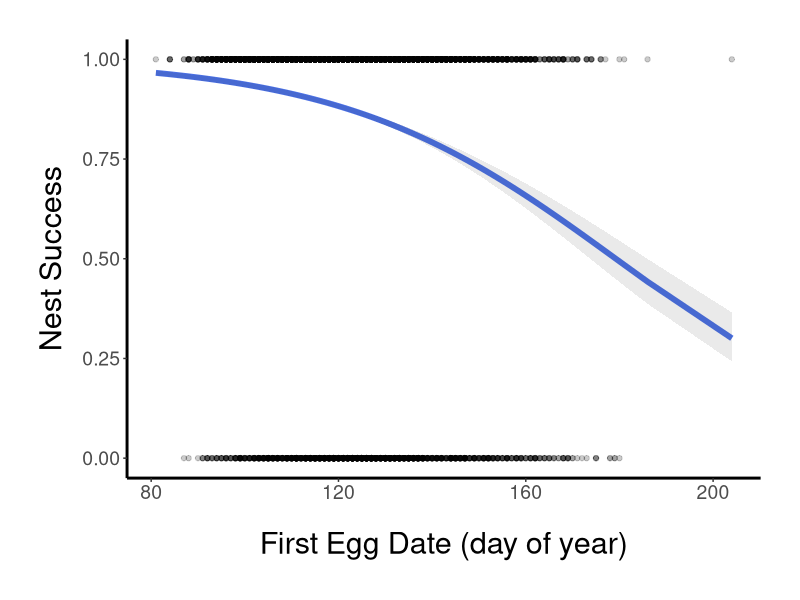
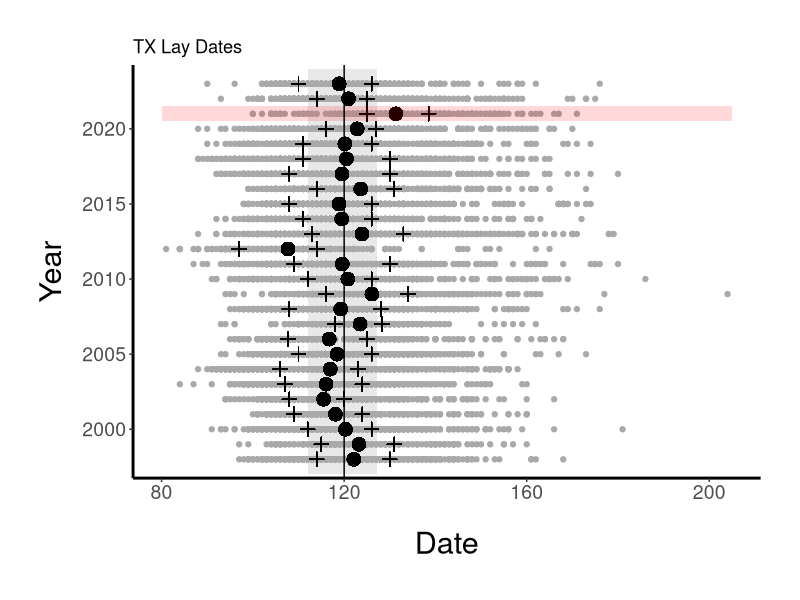

The R source for these figures, in order: (Note: this script raises an error after producing the figures.)
#PMCA Nest data

install.packages(c("dplyr","lubridate","broom","ggplot2")) #if not already installed

library(dplyr)
library(lubridate)
library(broom)
library(ggplot2)

nests<-read.csv("PMW_Nestdata.csv")
nests$laydate<-yday(as.Date(nests$X1st.egg, format="%m/%d/%y"))
nests$Cust.. <- as.factor(nests$Cust..)

#Add fledge success
nests$Success <- 0
nests$Success[nests$Fledge > 0] <- 1
nests$Success<-as.factor(nests$Success)

#Add egg success for life table analysis
nests$egg_success<- nests$Fledge/nests$Eggs

###########################################
#TX nests
TX_nests <- nests %>% filter(State=="TX")

TX_nests %>% count(Year)

TX_nests <- TX_nests[TX_nests$Year>1997,]

#sample sizes:
nrow(TX_nests)
length(which(TX_nests$laydate<80))
length(which(TX_nests$laydate>212))
TX_nests$laydate[TX_nests$laydate<80 | TX_nests$laydate > 212] <- NA
nrow(TX_nests[!is.na(TX_nests$laydate),])
nrow(TX_nests[TX_nests$Male!="",])

#nest success ~ laydate
mod<-glm(Success~laydate, TX_nests, family="binomial")
summary(mod)


plot_df <- augment(mod, type.predict = "response")
plot_df$Success <- as.integer(as.character(plot_df$Success))

fam <- family(mod)
fam
str(fam)

ilink <- fam$linkinv
ilink

TX_nests <- bind_cols(TX_nests, setNames(as_tibble(predict(mod, TX_nests, se.fit = TRUE)[1:2]), c('fit_link','se_link')))

TX_nests <- mutate(TX_nests, fit_resp = ilink(fit_link), right_upr = ilink(fit_link + (2*se_link)), right_lwr = ilink(fit_link - (2*se_link)))

#Plot Figure 4b
a<-ggplot(plot_df, aes(x = laydate)) +
  geom_line(aes(y = .fitted), color = "#4A6FE3", lwd=2) +
  labs(x = "First Egg Date (day of year)", y = "Nest Success") +
  geom_point(aes(y = Success), alpha = 0.2) +
  theme(legend.position="none",
  	panel.background=element_rect(fill="white"), 
  	plot.margin=unit(c(1,1,1,1),"cm"), 
  	axis.title.y=element_text(size = 22, margin=margin(0,10,0,0)), 
  	axis.title.x=element_text(size = 22, margin=margin(20,0,0,0)),
  	axis.text.x = element_text(size = 14), 
  	axis.text.y = element_text(size = 14),
  	axis.line=element_line(size=1))

a + geom_ribbon(data = TX_nests,
                  aes(ymin = right_lwr, ymax = right_upr),
                  alpha = 0.1)



#getting mean, q1, q3 laydate
meanls <- list()
q1ls <- list()
q3ls <- list()
for (a in unique(TX_nests$Year)) {
  datels <- list()
  for (i in 1:nrow(TX_nests)) {
    year <- TX_nests$Year[i]
    if (year == a) {
      datels <- c(datels, TX_nests$laydate[i])
    }
  }
  mean <- mean(as.numeric(unlist(datels)), na.rm=TRUE)
  meanls <- c(meanls, mean)
  q1 <- quantile(as.numeric(unlist(datels)), probs = c(0.25, 0.5, 0.75), na.rm = TRUE)[1]
  q1ls <- c(q1ls, q1)
  q3 <- quantile(as.numeric(unlist(datels)), probs = c(0.25, 0.5, 0.75), na.rm = TRUE)[3]
  q3ls <- c(q3ls, q3)
}

#adding means to TX_nests
dfmeanls <- list()
for(a in 1:length(meanls)){
  yr = unique(TX_nests$Year)[a]
  for(i in 1:nrow(TX_nests)){
    if(TX_nests$Year[i] == yr){
      dfmeanls[[i]] <- meanls[[a]]
    }
  }
}
TX_nests$Mean <- unlist(dfmeanls)
#adding q1 to TX_nests
dfq1ls <- list()
for(a in 1:length(q1ls)){
    yr = unique(TX_nests$Year)[a]
	for(i in 1:nrow(TX_nests)){
    if(TX_nests$Year[i] == yr){
      dfq1ls[[i]] <- q1ls[[a]]
    }
  }
}
TX_nests$Q1 <- unlist(dfq1ls)
#adding q3 to TX_nests
dfq3ls <- list()
for(a in 1:length(q3ls)){
    yr = unique(TX_nests$Year)[a]
	for(i in 1:nrow(TX_nests)){
    if(TX_nests$Year[i] == yr){
      dfq3ls[[i]] <- q3ls[[a]]
    }
  }
}
TX_nests$Q3 <- unlist(dfq3ls)


#calculate mean laydate for 1998-2020
meantx<-mean(unlist(meanls)[1:23])
sdtx<-sd(unlist(meanls)[1:23])

q1tx<-mean(unlist(q1ls)[1:23])
q1tx_sd<-sd(unlist(q1ls)[1:23])
q3tx<-mean(unlist(q3ls)[1:23])
q3tx_sd<-sd(unlist(q3ls)[1:23])

#difference in days between laydate in 2021 and long-term mean
meanls[[24]] - meantx

TX_success<-data.frame(TX_nests %>% group_by(Year) %>% count(Success))
TX_success_year<-data.frame(TX_success %>% group_by(Year) %>% summarize(sum(n)))
TX_nest_success<-data.frame(year = TX_success_year$Year, prop_fledge=TX_success$n[TX_success$Success==1]/TX_success_year$sum.n)
TX_nest_success
mean(TX_nest_success$prop_fledge[1:23])
sd(TX_nest_success$prop_fledge[1:23])


#plot the data vertically
ggplot(TX_nests, aes(y = Year, x = laydate)) +
  geom_rect(xmin = meantx-(2*sdtx), xmax = meantx+(2*sdtx), ymin = 1997, ymax = 2024, fill = "gray 91") + 
  geom_point(col="dark gray") + 
  geom_point(aes(y=Year, x = Mean), color = "black", size = 4)+
  geom_point(aes(y=Year, x = Q1), color = "black", size = 3, shape=3)+
  geom_point(aes(y=Year, x = Q3), color = "black", size = 3, shape=3)+
  annotate("rect", xmin=80, xmax=205, ymin=2020.5, ymax=2021.5, alpha=0.15, fill="red") +   
  geom_vline(xintercept=round(meantx), col="black")+ 
  ylim(1998,2023)+
  xlim(80,205) +
  labs(y = "Year", x = "Date") +
  ggtitle("TX Lay Dates") +
    theme(legend.position="none",
  	panel.background=element_rect(fill="white"), 
  	plot.margin=unit(c(1,1,1,1),"cm"), 
  	axis.title.y=element_text(size = 22, margin=margin(0,10,0,0)), 
  	axis.title.x=element_text(size = 22, margin=margin(20,0,0,0)),
  	axis.text.x = element_text(size = 14), 
  	axis.text.y = element_text(size = 14),
  	axis.line=element_line(size=1))


#nest success ~ male age class using nests w/ males of known age
summary(glm(Success~Male, TX_nests[TX_nests$Male!="",], family="binomial"))


#egg success for life table
TX_eggsuccess<-data.frame(TX_nests %>% group_by(Year) %>% summarize(mean(egg_success, na.rm=TRUE))) 
names(TX_eggsuccess)=c("Year", "Egg_success")
mean(TX_eggsuccess$Egg_success)


#ratios of adults:subadults
TX_nests_age<-TX_nests %>% count(Year, Male) 
TX_nests_age<-TX_nests_age[TX_nests_age$Male!="",] #remove males of unknown age
TX_nests_year<-data.frame(TX_nests_age %>% group_by(Year) %>% summarize(sum(n)))

TX_nests_subadults <- data.frame(year = TX_nests_year$Year, prop_adult=TX_nests_age$n[TX_nests_age$Male=="SY"]/TX_nests_year$sum.n)

range(TX_nests_subadults$prop_adult) 
mean(TX_nests_subadults$prop_adult[1:23]) #mean subadult males as proportion of total from 1998-2020
sd(TX_nests_subadults$prop_adult[1:23])


#laydate differences among subadults and adults
t.test(laydate~Male, TX_nests[TX_nests$Male!="",])


#Comparing 2021 and 2022 age ratios
TX_nests_2122 <- TX_nests %>% filter(Year==2021 | Year==2022)
TX_nests_2122 <- TX_nests_2122 %>% filter(Male!="")

#customers with data from 2021 and 2022 only
x<-data.frame(TX_nests_2122[TX_nests_2122$Year == 2021 | TX_nests_2122$Year==2022,] %>% group_by(Cust.., Year) %>% count(as.factor(Cust..)))
x$Cust..[duplicated(x$Cust..)]

TX_nests_2122_dups <- NA
for (i in x$Cust..[duplicated(x$Cust..)]){
	print(i)
	TX_nests_2122_dups <- rbind(TX_nests_2122_dups, TX_nests_2122[TX_nests_2122$Cust..==i,])
}
TX_nests_2122_dups <- TX_nests_2122_dups[-1,]

y<-data.frame(TX_nests_2122_dups %>% group_by(Cust..,Year) %>% count(Male))

TX_nests_2122_dups_num <- data.frame(y %>% group_by(Cust.., Year) %>% summarize(sum(n)))

TX_nests_2122_adults <- data.frame(year = TX_nests_2122_dups_num$Year, prop_adult=y$n[y$Male=="ASY"]/TX_nests_2122_dups_num$sum.n)

t.test(prop_adult~year, TX_nests_2122_adults, paired=TRUE) #change from 2021 to 2022 in proportion of adult breeders


####################################

#LA nests
LA_nests <- nests %>% filter(State=="LA")

LA_nests %>% count(Year)

LA_nests <- LA_nests[LA_nests$Year>1997,]
LA_nests <- LA_nests[LA_nests$Year!=2005 & LA_nests$Year!=2007,]

#sample sizes:
nrow(LA_nests)
length(which(LA_nests$laydate<80))
length(which(LA_nests$laydate>212))
LA_nests$laydate[LA_nests$laydate<80 | LA_nests$laydate > 212] <- NA
nrow(LA_nests[!is.na(LA_nests$laydate),])
nrow(LA_nests[LA_nests$Male!="",])

#nest success ~ laydate
m<-glm(Success~laydate, LA_nests, family="binomial")
summary(m)


#getting mean, q1, q3 laydate
meanls <- list()
q1ls <- list()
q3ls <- list()
for (a in unique(LA_nests$Year)) { #no 2008 or 2012
  datels <- list()
  for (i in 1:nrow(LA_nests)) {
    year <- LA_nests$Year[i]
    if (year == a) {
      datels <- c(datels, LA_nests$laydate[i])
    }
  }
  mean <- mean(as.numeric(unlist(datels)), na.rm=TRUE)
  meanls <- c(meanls, mean)
  q1 <- quantile(as.numeric(unlist(datels)), probs = c(0.25, 0.5, 0.75), na.rm = TRUE)[1]
  q1ls <- c(q1ls, q1)
  q3 <- quantile(as.numeric(unlist(datels)), probs = c(0.25, 0.5, 0.75), na.rm = TRUE)[3]
  q3ls <- c(q3ls, q3)
}

#adding means to LA_nests
dfmeanls <- list()
for(a in 1:length(meanls)){
  yr = unique(LA_nests$Year)[a]
  for(i in 1:nrow(LA_nests)){
    if(LA_nests$Year[i] == yr){
      dfmeanls[[i]] <- meanls[[a]]
    }
  }
}
LA_nests$Mean <- unlist(dfmeanls)
#adding q1 to LA_nests
dfq1ls <- list()
for(a in 1:length(q1ls)){
    yr = unique(LA_nests$Year)[a]
	for(i in 1:nrow(LA_nests)){
    if(LA_nests$Year[i] == yr){
      dfq1ls[[i]] <- q1ls[[a]]
    }
  }
}
LA_nests$Q1 <- unlist(dfq1ls)
#adding q3 to LA_nests
dfq3ls <- list()
for(a in 1:length(q3ls)){
    yr = unique(LA_nests$Year)[a]
	for(i in 1:nrow(LA_nests)){
    if(LA_nests$Year[i] == yr){
      dfq3ls[[i]] <- q3ls[[a]]
    }
  }
}
LA_nests$Q3 <- unlist(dfq3ls)


#calculate mean day of year for 1998-2020 without 2005, 2007, 2008, or 2012
meanLA<-mean(unlist(meanls)[1:19])
sdLA<-sd(unlist(meanls)[1:19])

q1LA<-mean(unlist(q1ls)[1:19])
q1LA_sd<-sd(unlist(q1ls)[1:19])
q3LA<-mean(unlist(q3ls)[1:19])
q3LA_sd<-sd(unlist(q3ls)[1:19])

#difference in days between laydate in 2021 and long-term mean
meanls[[20]] - meanLA


LA_success<-data.frame(LA_nests %>% group_by(Year) %>% count(Success))
LA_success_year<-data.frame(LA_success %>% group_by(Year) %>% summarize(sum(n)))
LA_nest_success<-data.frame(year = LA_success_year$Year, prop_fledge=LA_success$n[LA_success$Success==1]/LA_success_year$sum.n)
mean(LA_nest_success$prop_fledge[1:19])
sd(LA_nest_success$prop_fledge[1:19])
range(LA_nest_success$prop_fledge[1:19])
LA_nest_success$prop_fledge[20] #nest success in 2021

#plot the data vertically
ggplot(LA_nests, aes(y = Year, x = laydate)) +
  geom_rect(xmin = meanLA-(2*sdLA), xmax = meanLA+(2*sdLA), ymin = 1997, ymax = 2024, fill = "gray 91") + 
  geom_point(col="dark gray") + 
  geom_point(aes(y=Year, x = Mean), color = "black", size = 3)+
  geom_point(aes(y=Year, x = Q1), color = "black", size = 2, shape=3)+
  geom_point(aes(y=Year, x = Q3), color = "black", size = 2, shape=3)+
  geom_point(aes(y=2021, x = meanls[[20]]), color = "red", size = 3)+
  geom_point(aes(y=2021, x = q1ls[[20]]), color = "red", size = 2, shape=3)+
  geom_point(aes(y=2021, x = q3ls[[20]]), color = "red", size = 2, shape=3)+
  geom_vline(xintercept=meanLA, col="black")+ 
  ylim(1997,2024)+
  labs(y = "Year", x = "Date") +
  ggtitle("LA Lay Dates") +
    theme(legend.position="none",
  	panel.background=element_rect(fill="white"), 
  	plot.margin=unit(c(1,1,1,1),"cm"), 
  	axis.title.y=element_text(margin=margin(0,20,0,0)), 
  	axis.title.x=element_text(margin=margin(20,0,0,0)),
  	axis.line=element_line(size=.5))


#nest success ~ male age class using nests w/ males of known age
summary(glm(Success~Male, LA_nests[LA_nests$Male!="",], family="binomial"))


#egg success for life table
LA_eggsuccess<-data.frame(LA_nests %>% group_by(Year) %>% summarize(mean(egg_success, na.rm=TRUE))) 
names(LA_eggsuccess)=c("Year", "Egg_success")
mean(LA_eggsuccess$Egg_success)


#ratios of adults:subadults
LA_nests_age<-LA_nests[LA_nests$Male!="",] %>% count(Year, Male) %>% spread(Male, n, fill = 0) %>% gather(Male, n, -1)
LA_nests_year<-data.frame(LA_nests_age %>% group_by(Year) %>% summarize(sum(n)))

LA_nests_adults <- data.frame(year = LA_nests_year$Year, prop=LA_nests_age$n[LA_nests_age$Male=="ASY"]/LA_nests_year$sum.n)
LA_nests_subadults <- data.frame(year = LA_nests_year$Year, prop=LA_nests_age$n[LA_nests_age$Male=="SY"]/LA_nests_year$sum.n)

mean(LA_nests_subadults$prop[1:19])
sd(LA_nests_subadults$prop[1:19])


#laydate differences among subadults and adults
t.test(laydate~Male, LA_nests[LA_nests$Male!="",]) 


#Comparing 2021 and 2022 age ratios
LA_nests_2122 <- LA_nests %>% filter(Year==2021 | Year==2022)
LA_nests_2122 <- LA_nests_2122 %>% filter(Male!="")

#observers with data from 2021 and 2022 only
x<-data.frame(LA_nests_2122[LA_nests_2122$Year == 2021 | LA_nests_2122$Year==2022,] %>% group_by(Cust.., Year) %>% count(as.factor(Cust..)))
x$Cust..[duplicated(x$Cust..)] 

LA_nests_2122_dups <- NA
for (i in x$Cust..[duplicated(x$Cust..)]){
	print(i)
	LA_nests_2122_dups <- rbind(LA_nests_2122_dups, LA_nests_2122[LA_nests_2122$Cust..==i,])
}
LA_nests_2122_dups <- LA_nests_2122_dups[-1,]

y<-data.frame(LA_nests_2122_dups %>% group_by(Cust..,Year) %>% count(Male))

LA_nests_2122_dups_num <- data.frame(y %>% group_by(Cust.., Year) %>% summarize(sum(n)))

LA_nests_2122_adults <- data.frame(year = LA_nests_2122_dups_num$Year, prop_adult=y$n[y$Male=="ASY"]/LA_nests_2122_dups_num$sum.n)

t.test(prop_adult~year, LA_nests_2122_adults, paired=TRUE)

#both states together
t.test(prop_adult~year, rbind(TX_nests_2122_adults,LA_nests_2122_adults), paired=TRUE)
